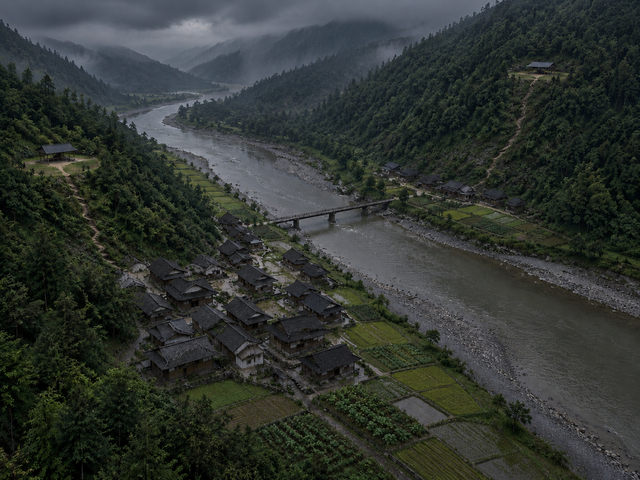
#> input picture tools/scenes/flood_village/pic1.png, 640 x 480 px, found by its file name; its folder holds 4 pictures in this run
$ python prepare_flood_village.py
#> lines starting #> are read from the running program, lines starting #| are printed output that depends on the picture; after the words box and inside, x2 and y2 are one past the last pixel; in counts of white or black regions, pixels touching at a corner belong together
#!/usr/bin/env python3
"""Prepare the flash flood card from the four generated images.

Usage: py -I tools/scenes/flood_village/prepare_flood_village.py [PHOTO_DIR]
PHOTO_DIR defaults to tools/Photo/flood and must hold PIC1.png .. PIC4.png
(4:3). PIC1, PIC3 and PIC4 share one framing (river from the upper left to
the lower right, village on the low near-bank terrace, 5 houses on the far
bank, one bridge); PIC2 is the riverbank close-up. Writes, next to this script:
  pic1.png .. pic4.png   640x480 base maps (Lanczos)
  flood_mask.png         PIC3/PIC4 maximum flood: channel, gravel bars, the
                         near-bank fields up to the village edge and the
                         far-bank fields below the houses
  flood_dem.png          PIC3 cost field: 40 on the river centre line, rising
                         with distance, so water fills the channel first
  bank_mask.png          PIC2 overbank flood: from the river edge over the
                         bank and the fields to the lane before the houses
  bank_dem.png           PIC2 cost field: rising away from the river edge
  river_mask.png         PIC2 river channel between the far-bank rocks and the
                         near-bank edge
  spill_mask.png         PIC2 bank top: a 12 px strip below the river edge
"""
from pathlib import Path
import sys
import numpy as np
from PIL import Image, ImageDraw, ImageFilter

HERE = Path(__file__).resolve().parent
W, H = 640, 480
# PIC1/3/4 river centre line (x, y), upstream to downstream.
RIVER = [(140, 104), (170, 122), (205, 148), (240, 172), (275, 196), (320, 222), (370, 246),
         (420, 270), (470, 296), (520, 322), (570, 348), (620, 372), (660, 392)]
FLOOD = [(116, 108), (150, 136), (184, 168), (214, 196), (244, 222), (266, 244), (300, 270),
         (330, 292), (356, 318), (370, 352), (382, 390), (408, 430), (440, 480), (640, 480),
         (640, 330), (600, 300), (560, 272), (520, 252), (470, 232), (440, 222), (400, 212),
         (360, 200), (320, 186), (290, 172), (260, 154), (230, 136), (200, 118), (172, 100), (140, 88)]
# PIC2 river edge (x, y) from left to right; water is above this line.
EDGE2 = [(0, 120), (80, 150), (160, 170), (240, 190), (320, 210), (400, 234), (480, 256),
         (560, 276), (640, 290)]
# PIC2 far-bank rock line (x, y); the river lies between it and EDGE2.
FAR2 = [(130, 0), (160, 10), (240, 26), (320, 42), (400, 62), (480, 82), (560, 100), (640, 118)]
# Water stops at the lane in front of the first row of houses.
HOUSES2 = [(640, 452), (560, 432), (480, 410), (400, 390), (320, 372), (240, 352), (160, 330),
           (80, 306), (0, 286)]
BANK2 = EDGE2 + HOUSES2


def ragged(mask, blur, amp, cell, seed):
    soft = np.asarray(mask.filter(ImageFilter.GaussianBlur(blur)), np.float64)
    noise = np.random.default_rng(seed).random((H // cell + 2, W // cell + 2)) * 255
    noise = np.asarray(Image.fromarray(noise.astype(np.uint8)).resize((W, H), Image.BICUBIC), np.float64) - 128
    return Image.fromarray(np.where(soft + noise * amp > 128, 255, 0).astype(np.uint8))


def line_distance(pts):
    """Distance from every pixel to a polyline."""
    yy, xx = np.mgrid[0:H, 0:W].astype(np.float64)
    best = np.full((H, W), np.inf)
    for (x0, y0), (x1, y1) in zip(pts[:-1], pts[1:]):
        dx, dy = x1 - x0, y1 - y0
        u = np.clip(((xx - x0) * dx + (yy - y0) * dy) / (dx * dx + dy * dy), 0, 1)
        best = np.minimum(best, np.hypot(xx - x0 - u * dx, yy - y0 - u * dy))
    return best


def main():
    src = Path(sys.argv[1]) if len(sys.argv) > 1 else HERE.parents[1] / 'Photo' / 'flood'
    for n in range(1, 5):
        im = Image.open(src / f'PIC{n}.png').convert('RGB')
#> im is the input picture: PIL image 640x480 RGB; mean R, G, B 49, 54.1, 49.8
        w, h = im.size
#> w = 640; h = 480
        if abs(w * 3 - h * 4) > 4:
            raise SystemExit(f'PIC{n}.png is {w}x{h}, expected 4:3')
        im.resize((W, H), Image.LANCZOS).save(HERE / f'pic{n}.png')
    m = Image.new('L', (W, H), 0)
#> m: PIL image 640x480 L; every value is 0
    ImageDraw.Draw(m).polygon(FLOOD, fill=255)
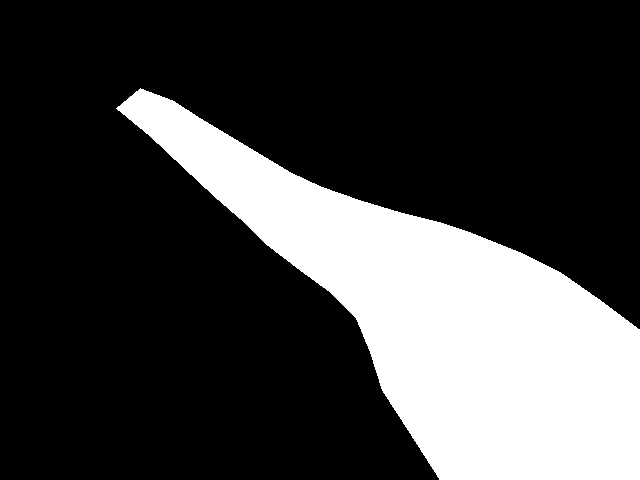
#> m: PIL image 640x480 L; 25% white; 1 white region, box (x1, y1, x2, y2) and area: (116, 88, 640, 480) 76863
    ragged(m, 6, 0.8, 18, 81).save(HERE / 'flood_mask.png')
#> in ragged, `return Image.fromarray(np.where(soft + noise * amp > 128, 255, 0).asty..`: returned value: PIL image 640x480 L; 24.8% white; 1 white region, box (x1, y1, x2, y2) and area: (118, 92, 640, 480) 76185
    d = line_distance(RIVER)
    Image.fromarray(np.clip(40 + d * 1.2, 0, 255).astype(np.uint8)).save(HERE / 'flood_dem.png')
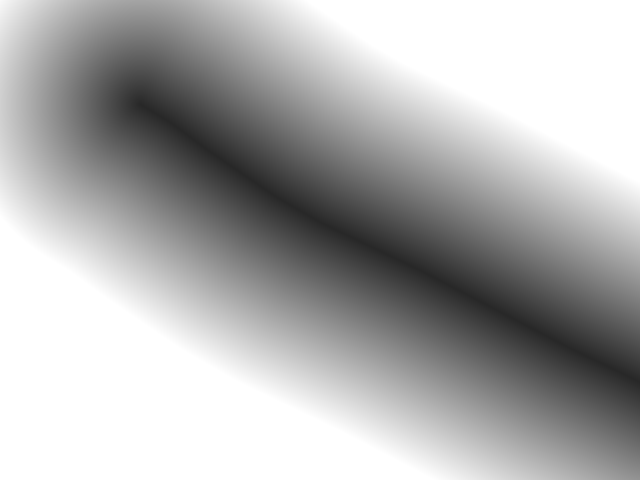
#> saved as flood_dem.png: PIL image 640x480 L; min 40, max 255, mean 174.4
    m = Image.new('L', (W, H), 0)
    ImageDraw.Draw(m).polygon(BANK2, fill=255)
#> m: PIL image 640x480 L; 33.1% white; 1 white region, box (x1, y1, x2, y2) and area: (0, 120, 640, 452) 101770
    ragged(m, 4, 0.6, 14, 83).save(HERE / 'bank_mask.png')
#> call 2 of ragged, with blur = 4, amp = 0.6, cell = 14, seed = 83
#> in ragged (call 2), `return Image.fromarray(np.where(soft + noise * amp > 128, 255, 0).asty..`:
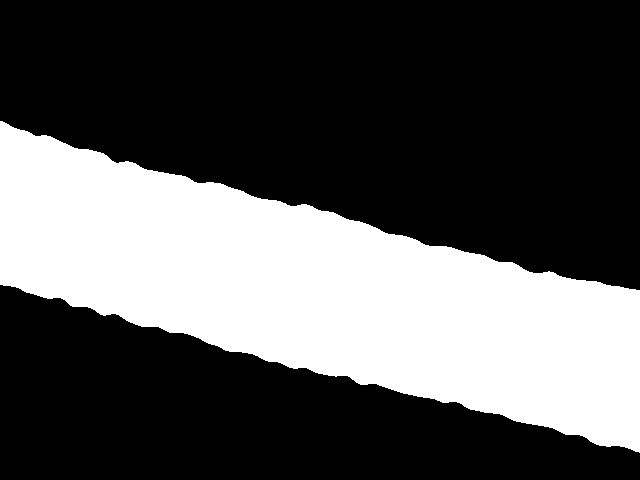
#> returned value: PIL image 640x480 L; 33.1% white; 1 white region, box (x1, y1, x2, y2) and area: (0, 121, 640, 453) 101605
    # Uneven advance: water runs ahead along low furrows (smooth noise).
    d = line_distance(EDGE2)
    noise = np.random.default_rng(85).random((H // 20 + 2, W // 20 + 2)) * 255
    noise = np.asarray(Image.fromarray(noise.astype(np.uint8)).resize((W, H), Image.BICUBIC), np.float64)
    Image.fromarray(np.clip(40 + d * 0.6 + noise * 0.16, 0, 255).astype(np.uint8)).save(HERE / 'bank_dem.png')
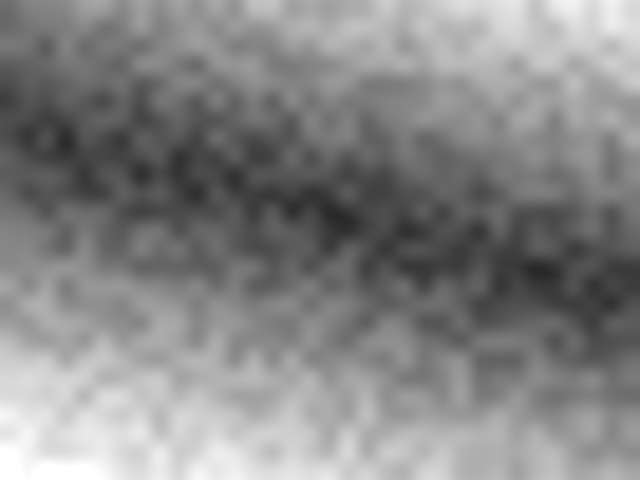
#> saved as bank_dem.png: PIL image 640x480 L; min 40, max 255, mean 134.1
    m = Image.new('L', (W, H), 0)
    ImageDraw.Draw(m).polygon([(0, 0)] + FAR2 + list(reversed(EDGE2)), fill=255)
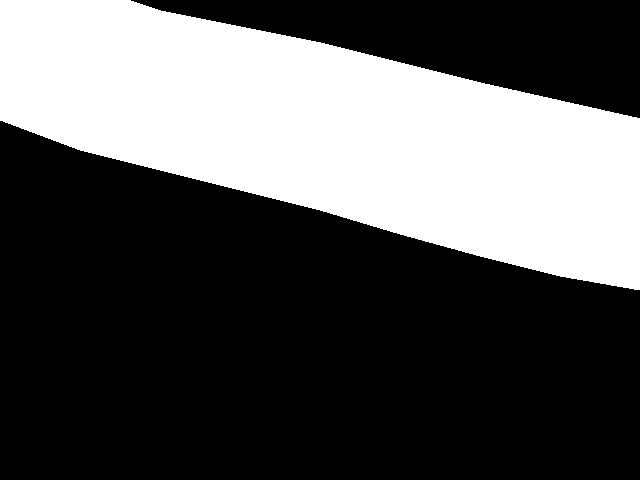
#> m: PIL image 640x480 L; 34.3% white; 1 white region, box (x1, y1, x2, y2) and area: (0, 0, 640, 290) 105233
    m.save(HERE / 'river_mask.png')
    m = Image.new('L', (W, H), 0)
    ImageDraw.Draw(m).polygon(EDGE2 + [(x, y + 12) for x, y in reversed(EDGE2)], fill=255)
#> m: PIL image 640x480 L; 2.6% white; 1 white region, box (x1, y1, x2, y2) and area: (0, 120, 640, 302) 7850
    ragged(m, 2, 0.6, 6, 87).save(HERE / 'spill_mask.png')
#> call 3 of ragged, with blur = 2, amp = 0.6, cell = 6, seed = 87
#> in ragged (call 3), `soft = np.asarray(mask.filter(ImageFilter.GaussianBlur(blur)), np.floa..`:
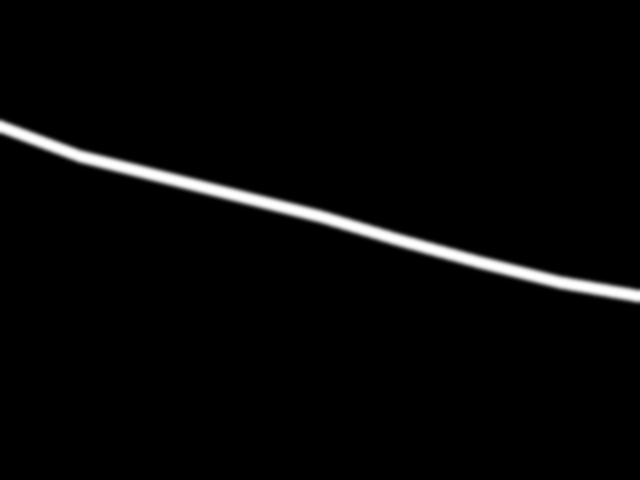
#> soft: shape (480, 640) float64; min 0, max 255, mean 6.5
#> in ragged (call 3), `return Image.fromarray(np.where(soft + noise * amp > 128, 255, 0).asty..`:
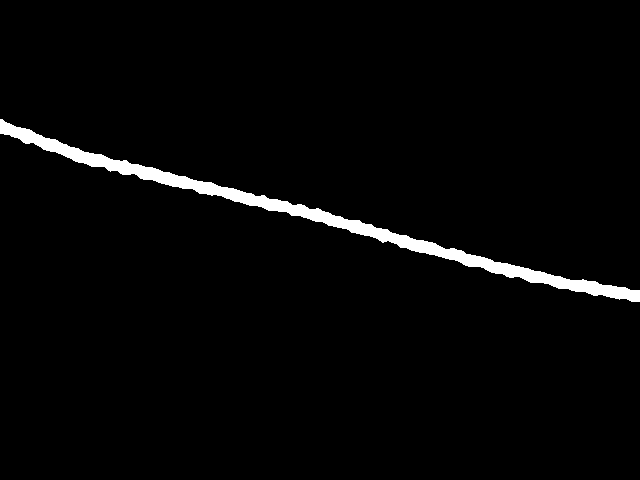
#> returned value: PIL image 640x480 L; 2.5% white; 1 white region, box (x1, y1, x2, y2) and area: (0, 119, 640, 302) 7816
    print('prepared pic1-4, flood_mask, flood_dem, bank_mask, bank_dem, river_mask, spill_mask')


if __name__ == '__main__':
    main()
